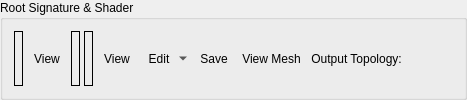
        <widget class="QGroupBox" name="msShaderGroup">
         <property name="sizePolicy">
          <sizepolicy hsizetype="Preferred" vsizetype="Minimum">
           <horstretch>0</horstretch>
           <verstretch>0</verstretch>
          </sizepolicy>
         </property>
         <property name="title">
          <string>Root Signature &amp;&amp; Shader</string>
         </property>
         <layout class="QHBoxLayout" name="msHorizontalLayout1">
          <property name="spacing">
           <number>0</number>
          </property>
          <item>
           <widget class="QFrame" name="msShaderControlsFrame">
            <layout class="QHBoxLayout" name="msHorizontalLayout2">
             <property name="spacing">
              <number>4</number>
             </property>
             <property name="leftMargin">
              <number>0</number>
             </property>
             <property name="topMargin">
              <number>0</number>
             </property>
             <property name="rightMargin">
              <number>0</number>
             </property>
             <property name="bottomMargin">
              <number>0</number>
             </property>
             <item>
              <widget class="RDLabel" name="msRootSig">
               <property name="frameShape">
                <enum>QFrame::Box</enum>
               </property>
              </widget>
             </item>
             <item>
              <widget class="QToolButton" name="msRootSigButton">
               <property name="cursor">
                <cursorShape>PointingHandCursor</cursorShape>
               </property>
               <property name="toolTip">
                <string>Open Root Signature View</string>
               </property>
               <property name="text">
                <string>View</string>
               </property>
               <property name="icon">
                <iconset resource="../../Resources/resources.qrc">
                 <normaloff>:/action.png</normaloff>:/action.png</iconset>
               </property>
               <property name="toolButtonStyle">
                <enum>Qt::ToolButtonTextBesideIcon</enum>
               </property>
               <property name="autoRaise">
                <bool>true</bool>
               </property>
              </widget>
             </item>
             <item>
              <widget class="RDLabel" name="msPipeline">
               <property name="sizePolicy">
                <sizepolicy hsizetype="Minimum" vsizetype="MinimumExpanding">
                 <horstretch>0</horstretch>
                 <verstretch>0</verstretch>
                </sizepolicy>
               </property>
               <property name="frameShape">
                <enum>QFrame::Box</enum>
               </property>
              </widget>
             </item>
             <item>
              <widget class="RDLabel" name="msShader">
               <property name="sizePolicy">
                <sizepolicy hsizetype="Minimum" vsizetype="MinimumExpanding">
                 <horstretch>0</horstretch>
                 <verstretch>0</verstretch>
                </sizepolicy>
               </property>
               <property name="frameShape">
                <enum>QFrame::Box</enum>
               </property>
              </widget>
             </item>
             <item>
              <widget class="QToolButton" name="msShaderViewButton">
               <property name="cursor">
                <cursorShape>PointingHandCursor</cursorShape>
               </property>
               <property name="toolTip">
                <string>Open Shader Source</string>
               </property>
               <property name="text">
                <string>View</string>
               </property>
               <property name="icon">
                <iconset resource="../../Resources/resources.qrc">
                 <normaloff>:/action.png</normaloff>:/action.png</iconset>
               </property>
               <property name="toolButtonStyle">
                <enum>Qt::ToolButtonTextBesideIcon</enum>
               </property>
               <property name="autoRaise">
                <bool>true</bool>
               </property>
              </widget>
             </item>
             <item>
              <widget class="QToolButton" name="msShaderEditButton">
               <property name="toolTip">
                <string>Edit Shader</string>
               </property>
               <property name="text">
                <string>Edit</string>
               </property>
               <property name="icon">
                <iconset resource="../../Resources/resources.qrc">
                 <normaloff>:/page_white_edit.png</normaloff>:/page_white_edit.png</iconset>
               </property>
               <property name="popupMode">
                <enum>QToolButton::MenuButtonPopup</enum>
               </property>
               <property name="toolButtonStyle">
                <enum>Qt::ToolButtonTextBesideIcon</enum>
               </property>
               <property name="autoRaise">
                <bool>true</bool>
               </property>
              </widget>
             </item>
             <item>
              <widget class="QToolButton" name="msShaderSaveButton">
               <property name="toolTip">
                <string>Save Shader DXBC</string>
               </property>
               <property name="text">
                <string>Save</string>
               </property>
               <property name="icon">
                <iconset resource="../../Resources/resources.qrc">
                 <normaloff>:/save.png</normaloff>:/save.png</iconset>
               </property>
               <property name="toolButtonStyle">
                <enum>Qt::ToolButtonTextBesideIcon</enum>
               </property>
               <property name="autoRaise">
                <bool>true</bool>
               </property>
              </widget>
             </item>
            </layout>
           </widget>
          </item>
          <item>
           <widget class="QToolButton" name="msMeshButton">
            <property name="toolTip">
             <string>View Mesh</string>
            </property>
            <property name="text">
             <string>View Mesh</string>
            </property>
            <property name="icon">
             <iconset resource="../../Resources/resources.qrc">
              <normaloff>:/draw_vertex.png</normaloff>:/draw_vertex.png</iconset>
            </property>
            <property name="toolButtonStyle">
             <enum>Qt::ToolButtonTextBesideIcon</enum>
            </property>
            <property name="autoRaise">
             <bool>true</bool>
            </property>
           </widget>
          </item>
          <item>
           <widget class="QLabel" name="msTopoLabel">
            <property name="text">
             <string> Output Topology: </string>
            </property>
           </widget>
          </item>
          <item>
           <widget class="QLabel" name="msTopology">
            <property name="text">
             <string/>
            </property>
           </widget>
          </item>
          <item>
           <spacer name="msHorizontalSpacer1">
            <property name="orientation">
             <enum>Qt::Horizontal</enum>
            </property>
            <property name="sizeHint" stdset="0">
             <size>
              <width>40</width>
              <height>20</height>
             </size>
            </property>
           </spacer>
          </item>
         </layout>
        </widget>
